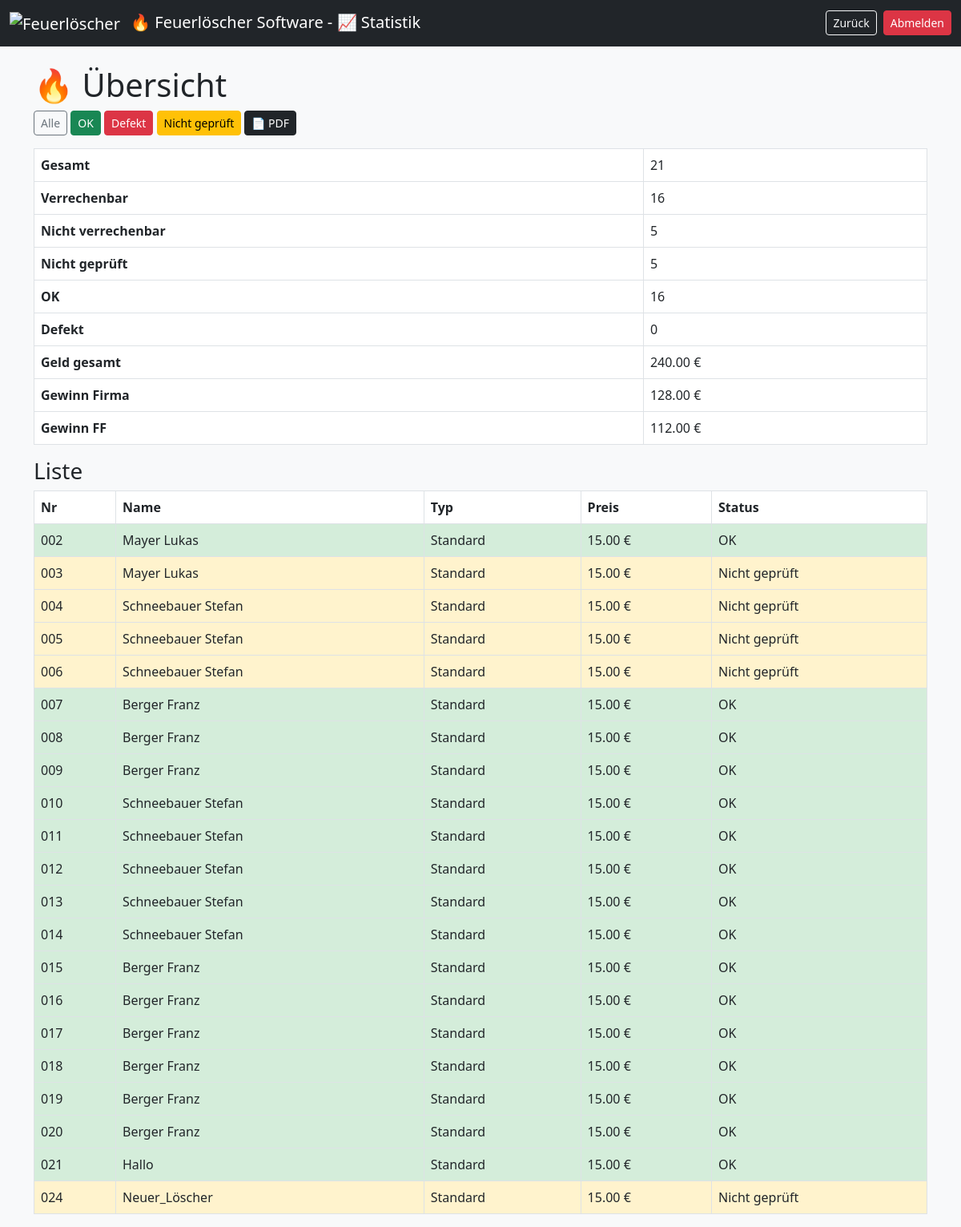
Screenshot of /statistik.php (signed in) with the database file from the repository.
### tables this page shows
CREATE TABLE loescher (
    id INTEGER PRIMARY KEY AUTOINCREMENT,
    nummer TEXT UNIQUE,
    name TEXT,
    zeitstempel TEXT,
    typ TEXT,
    preis REAL,
    loeschertyp TEXT,
    menge REAL,
    einheit TEXT,
    etikett_gedruckt INTEGER,
    abholschein_gedruckt INTEGER,
    bezahlt INTEGER,
    geprueft INTEGER,
    abgeholt INTEGER,
    defekt INTEGER,
    info TEXT,
    active INTEGER
);

### statistik.php (the view, shortened to what this page needs)
<?php
$db = getDB();
$statusFilter = $_GET['status'] ?? 'alle';
$result = $db->query("SELECT * FROM loescher WHERE active=1");
$allLoscher = [];
while ($row = $result->fetchArray(SQLITE3_ASSOC)) {
    $allLoscher[] = $row;
}
$stats = [
    'gesamt' => 0,
    'verrechenbar' => 0,
    'nicht_verrechenbar' => 0,
    'ok' => 0,
    'defekt' => 0,
    'nicht_geprueft' => 0
];
$gesamtVollerPreis = 0;
function getPreis($typ) {
    switch ($typ) {
        case 'Standard': return PREIS_STANDARD;
    }
}
$gefilterteLoscher = [];
foreach ($allLoscher as $l) {
    if ($l['defekt']) {
        $status = 'defekt';
        $statusText = 'Defekt';
    } elseif (!$l['geprueft']) {
        $status = 'nicht';
        $statusText = 'Nicht geprüft';
    } else {
        $status = 'ok';
        $statusText = 'OK';
    }
    $vollpreis = getPreis($l['typ']);
    $istVerrechenbar = (
        !$l['defekt'] &&
        $l['bezahlt'] &&
        $l['typ'] !== 'Gratis' &&
        $l['geprueft']
    );
    $stats['gesamt']++;
    if ($status === 'defekt') $stats['defekt']++;
    elseif ($status === 'ok') $stats['ok']++;
    elseif ($status === 'nicht') $stats['nicht_geprueft']++;
    if ($istVerrechenbar) {
        $stats['verrechenbar']++;
        $gesamtVollerPreis += $vollpreis;
    } else {
        $stats['nicht_verrechenbar']++;
    }
    $l['statusText'] = $statusText;
    $l['vollpreis'] = $vollpreis;
    $gefilterteLoscher[] = $l;
}
$gesamtGewinnFirma = $stats['verrechenbar'] * PREIS_RABATT;
$gesamtGewinnFF = $gesamtVollerPreis - $gesamtGewinnFirma;
?>
<!DOCTYPE html>
<html>
<head>
<link href="https://cdn.jsdelivr.net/npm/bootstrap@5.3.0/dist/css/bootstrap.min.css" rel="stylesheet">
</head>
<body class="bg-light">
<nav class="navbar navbar-expand-lg navbar-dark bg-dark">
    <div class="container-fluid">
        <span class="navbar-brand">
            <img src="./images/Feuerlöscher.ico" alt="Feuerlöscher" width="24" height="24" class="me-2">
            &#128293; Feuerlöscher Software - &#128200; Statistik
        </span>
        <div class="d-flex gap-2">
            <a href="index.php" class="btn btn-outline-light btn-sm">
                Zurück
            </a>
            <a href="?logout=1" class="btn btn-danger btn-sm">
                Abmelden
            </a>
        </div>
    </div>
</nav>
<?
    function status_link_resolver($status = "", $text = "") {
        $selectedStatus = "alle";
        $btncls = "";
        switch($status) {
            case "":
            case "alle":
                $btncls = "secondary";
                break;
            case "ok":
                $btncls = "success";
                break;
            case "defekt":
                $btncls = "danger";
                break;
            case "nicht":
                $btncls = "warning";
                break;
        }
        $fullbtncls = "";
        if($selectedStatus == $status) {
            $fullbtncls = "btn-outline-" . $btncls;
        } else {
            $fullbtncls = "btn-" . $btncls;
        }
        echo '<a href="?status=' . $status . '" class="btn ' . $fullbtncls . ' btn-sm">' . $text . "</a>";
    }
?>
<div class="container mt-4">
    <h1>&#128293; Übersicht</h1>
    <div class="mb-3">
        <?= status_link_resolver("alle", "Alle"); ?>
        <?= status_link_resolver("ok", "OK"); ?>
        <?= status_link_resolver("defekt", "Defekt"); ?>
        <?= status_link_resolver("nicht", "Nicht geprüft"); ?>
        <a href="statistik_export_pdf.php?status=<?= $statusFilter ?>"
           target="_blank"
           rel="noopener noreferrer"
           class="btn btn-dark btn-sm">
           📄 PDF
        </a>
    </div>
    <table class="table table-bordered w-100">
        <tr><th>Gesamt</th><td><?= $stats['gesamt'] ?></td></tr>
        <tr><th>Verrechenbar</th><td><?= $stats['verrechenbar'] ?></td></tr>
        <tr><th>Nicht verrechenbar</th><td><?= $stats['nicht_verrechenbar'] ?></td></tr>
        <tr><th>Nicht geprüft</th><td><?= $stats['nicht_geprueft'] ?></td></tr>
        <tr><th>OK</th><td><?= $stats['ok'] ?></td></tr>
        <tr><th>Defekt</th><td><?= $stats['defekt'] ?></td></tr>
        <tr><th>Geld gesamt</th><td><?= number_format($gesamtVollerPreis,2) ?> €</td></tr>
        <tr><th>Gewinn Firma</th><td><?= number_format($gesamtGewinnFirma,2) ?> €</td></tr>
        <tr><th>Gewinn FF</th><td><?= number_format($gesamtGewinnFF,2) ?> €</td></tr>
    </table>
    <h3>Liste</h3>
    <table class="table table-bordered">
    <thead>
        <tr>
            <th>Nr</th>
            <th>Name</th>
            <th>Typ</th>
            <th>Preis</th>
            <th>Status</th>
        </tr>
    </thead>
    <tbody>
        <?php foreach ($gefilterteLoscher as $v): ?>
            <?php
            if ($v['defekt']) {
                $class = 'status-defekt';
            } elseif (!$v['geprueft']) {
                $class = 'status-nicht';
            } else {
                $class = 'status-ok';
            }
            ?>
            <tr>
                <td class="<?= $class ?>"><?= sprintf("%03d", $v['nummer']) ?></td>
                <td class="<?= $class ?>"><?= htmlspecialchars($v['name']) ?></td>
                <td class="<?= $class ?>"><?= htmlspecialchars($v['typ']) ?></td>
                <td class="<?= $class ?>"><?= number_format($v['vollpreis'],2) ?> €</td>
                <td class="<?= $class ?>"><?= $v['statusText'] ?></td>
            </tr>
        <?php endforeach; ?>
    </tbody>
</table>
</div>
</body>
</html>

### statistik.php (style rules this page uses)
.status-ok { background-color: #d4edda !important; }
.status-nicht { background-color: #fff3cd !important; }
td { vertical-align: middle; }

### rows the page displays
loescher: nummer "002", name "Mayer Lukas", typ "Standard", preis "15.00", statusText "OK"
loescher: nummer "003", name "Mayer Lukas", typ "Standard", preis "15.00", statusText "Nicht geprüft"
loescher: nummer "004", name "Schneebauer Stefan", typ "Standard", preis "15.00", statusText "Nicht geprüft"
loescher: nummer "005", name "Schneebauer Stefan", typ "Standard", preis "15.00", statusText "Nicht geprüft"
loescher: nummer "006", name "Schneebauer Stefan", typ "Standard", preis "15.00", statusText "Nicht geprüft"
loescher: nummer "007", name "Berger Franz", typ "Standard", preis "15.00", statusText "OK"
loescher: nummer "008", name "Berger Franz", typ "Standard", preis "15.00", statusText "OK"
loescher: nummer "009", name "Berger Franz", typ "Standard", preis "15.00", statusText "OK"
loescher: nummer "010", name "Schneebauer Stefan", typ "Standard", preis "15.00", statusText "OK"
loescher: nummer "011", name "Schneebauer Stefan", typ "Standard", preis "15.00", statusText "OK"
loescher: nummer "012", name "Schneebauer Stefan", typ "Standard", preis "15.00", statusText "OK"
loescher: nummer "013", name "Schneebauer Stefan", typ "Standard", preis "15.00", statusText "OK"
loescher: nummer "014", name "Schneebauer Stefan", typ "Standard", preis "15.00", statusText "OK"
loescher: nummer "015", name "Berger Franz", typ "Standard", preis "15.00", statusText "OK"
loescher: nummer "016", name "Berger Franz", typ "Standard", preis "15.00", statusText "OK"
loescher: nummer "017", name "Berger Franz", typ "Standard", preis "15.00", statusText "OK"
loescher: nummer "018", name "Berger Franz", typ "Standard", preis "15.00", statusText "OK"
loescher: nummer "019", name "Berger Franz", typ "Standard", preis "15.00", statusText "OK"
loescher: nummer "020", name "Berger Franz", typ "Standard", preis "15.00", statusText "OK"
loescher: nummer "021", name "Hallo", typ "Standard", preis "15.00", statusText "OK"
loescher: nummer "024", name "Neuer_Löscher", typ "Standard", preis "15.00", statusText "Nicht geprüft"

### other values shown
$text "Alle OK Defekt Nicht geprüft"
$stats['gesamt'] "21"
$stats['verrechenbar'] "16"
$stats['nicht_verrechenbar'] "5"
$stats['nicht_geprueft'] "5"
$stats['ok'] "16"
$stats['defekt'] "0"
$gesamtVollerPreis "240.00"
$gesamtGewinnFirma "128.00"
$gesamtGewinnFF "112.00"
